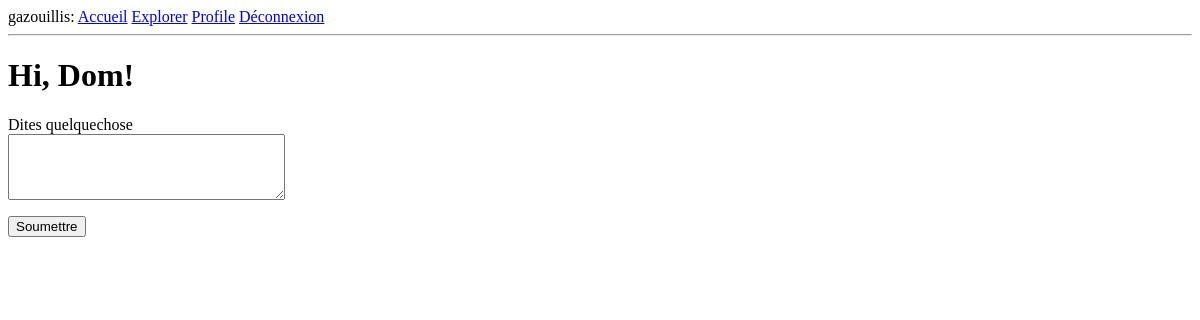
Before: /index (signed in) with the older database file.
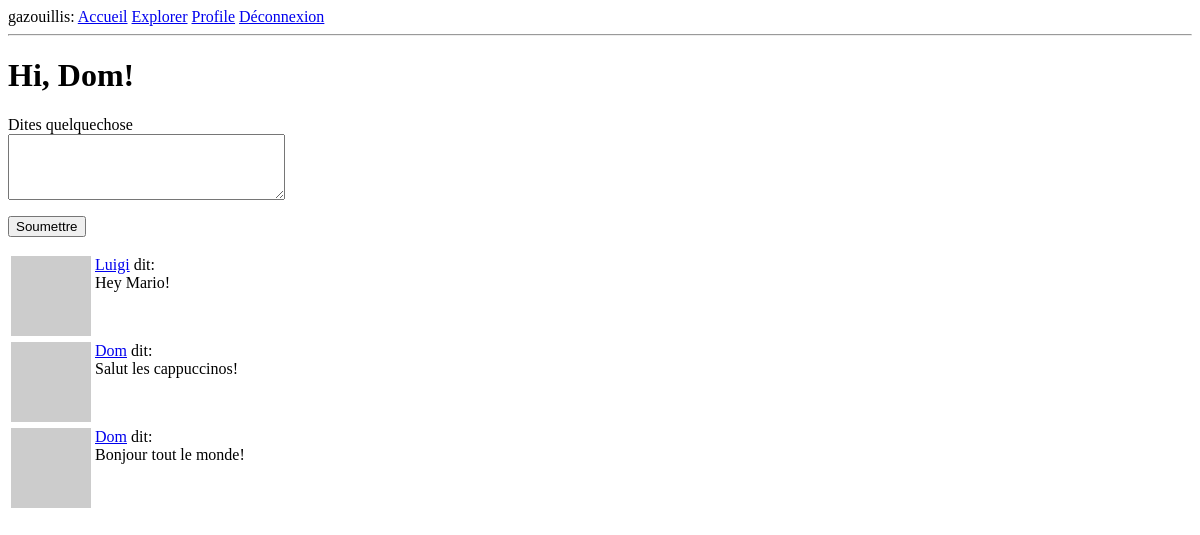
After: the same page with the newer database file.
### app/modeles.py (models this page shows, shortened)
class Utilisateur(UserMixin, db.Model):
    id: so.Mapped[int] = so.mapped_column(primary_key=True)
    nom: so.Mapped[str] = so.mapped_column(sa.String(64), index=True,
                                           unique=True)
    courriel: so.Mapped[str] = so.mapped_column(sa.String(120), index=True,
                                                unique=True)
    mot_passe_hash: so.Mapped[Optional[str]] = so.mapped_column(sa.String(256))
    apropos: so.Mapped[Optional[str]] = so.mapped_column(sa.String(140))
    apercu: so.Mapped[Optional[datetime]] = so.mapped_column(
        default=lambda: datetime.now(timezone.utc))
    publications: so.WriteOnlyMapped['Publication'] = so.relationship(
        back_populates='auteur')
    abonnements = so.relationship(
        'Utilisateur',
        secondary=abonnes,
        primaryjoin=(abonnes.c.fan_id == id),
        secondaryjoin=(abonnes.c.abonnement_id == id),
        back_populates='abonnes',
        lazy='dynamic'
    )
    abonnes = so.relationship(
        'Utilisateur',
        secondary=abonnes,
        primaryjoin=(abonnes.c.abonnement_id == id),
        secondaryjoin=(abonnes.c.fan_id == id),
        back_populates='abonnements',
        lazy='dynamic'
    )
    def avatar(self, taille):
        digest = md5(self.courriel.lower().encode('utf-8')).hexdigest()
        return f'https://www.gravatar.com/avatar/{digest}?d=identicon&s={taille}'
    def publications_abonnements(self):
        Auteur = so.aliased(Utilisateur)
        Abonne = so.aliased(Utilisateur)
        return (
            sa.select(Publication)
            .join(Publication.auteur.of_type(Auteur))
            .where(Abonne.id == self.id)
            .order_by(Publication.horodatage.desc())
        )

class Publication(db.Model):
    id: so.Mapped[int] = so.mapped_column(primary_key=True)
    contenu: so.Mapped[str] = so.mapped_column(sa.String(140))
    horodatage: so.Mapped[datetime] = so.mapped_column(
        index=True, default=lambda: datetime.now(timezone.utc))
    user_id: so.Mapped[int] = so.mapped_column(
        sa.ForeignKey('utilisateur.id'), index=True)  # Foreign key
    auteur: so.Mapped[Utilisateur] = so.relationship(
        back_populates='publications')

### app/routes.py (the view, shortened to what this page needs)
@app.route('/', methods=['GET', 'POST'])
@app.route('/index', methods=['GET', 'POST'])
@login_required
def index():
    page = request.args.get('page', 1, type=int)
    requete = current_user.publications_abonnements()
    publications = db.paginate(
        requete, page=page,
        per_page=app.config['PUBLICATIONS_PAR_PAGE'],
        error_out=False)
    url_suivant = url_for(
        'index', page=publications.next_num) if publications.has_next else None
    url_precedent = url_for(
        'index', page=publications.prev_num) if publications.has_prev else None
    formulaire = FormulairePublication()
    return render_template('index.html',
                           titre='Home',
                           publications=publications.items,
                           formulaire=formulaire,
                           url_suivant=url_suivant,
                           url_precedent=url_precedent)

### app/forms.py
class FormulairePublication(FlaskForm):
    publication = TextAreaField('Dites quelquechose', validators=[
        DataRequired(), Length(min=1, max=140)])
    submit = SubmitField('Soumettre')

### app/modeles.py (called while the page is built)
@login.user_loader
def load_user(id):
    return db.session.get(Utilisateur, int(id))

### app/routes.py (called while the page is built)
@app.before_request
def before_request():
    if current_user.is_authenticated:
        current_user.apercu = datetime.now(timezone.utc)
        db.session.commit()

### app/templates/index.html (shortened to what this page needs)
{% extends "base.html" %}
{% block content %}
<h1>Hi, {{ current_user.nom }}!</h1>
{% if formulaire %}
<form action="" method="post">
    <p>
        {{ formulaire.publication.label }}<br>
        {{ formulaire.publication(cols=32, rows=4) }}<br>
    </p>
    <p>{{ formulaire.submit() }}</p>
</form>
{% endif %}
{% for publication in publications %}
<div>
    {% include '_publication.html' %}
</div>
{% endfor %}
{% endblock %}

### app/templates/base.html (shortened to what this page needs)
<html>
<head>
</head>
<body>
  <div>
    gazouillis:
    <a href="{{ url_for('index') }}">Accueil</a>
    <a href="{{ url_for('explorer') }}">Explorer</a>
    {% if current_user.is_anonymous %}
    <a href="{{ url_for('ouvrir_session') }}">Ouvrir session</a>
    {% else %}
    <a href="{{ url_for('utilisateur', nom_utilisateur=current_user.nom)}}">Profile</a>
    <a href="{{ url_for('deconnexion')}}">Déconnexion</a>
    {% endif %}
  </div>
  <hr>
  {% block content %}{% endblock %}
</body>
</html>

### app/templates/_publication.html
<table>
  <tr valign="top">
      <td><img src="{{ publication.auteur.avatar(36) }}"></td>
      <td><a href="{{url_for('utilisateur', nom_utilisateur=publication.auteur.nom)}}">{{ publication.auteur.nom }}</a> dit:<br>{{ publication.contenu }}</td>
  </tr>
</table>

Changed rows visible on the page:
added Publication: auteur.nom "Luigi", contenu "Hey Mario!"
added Publication: auteur.nom "Dom", contenu "Salut les cappuccinos!"
added Publication: auteur.nom "Dom", contenu "Bonjour tout le monde!"
